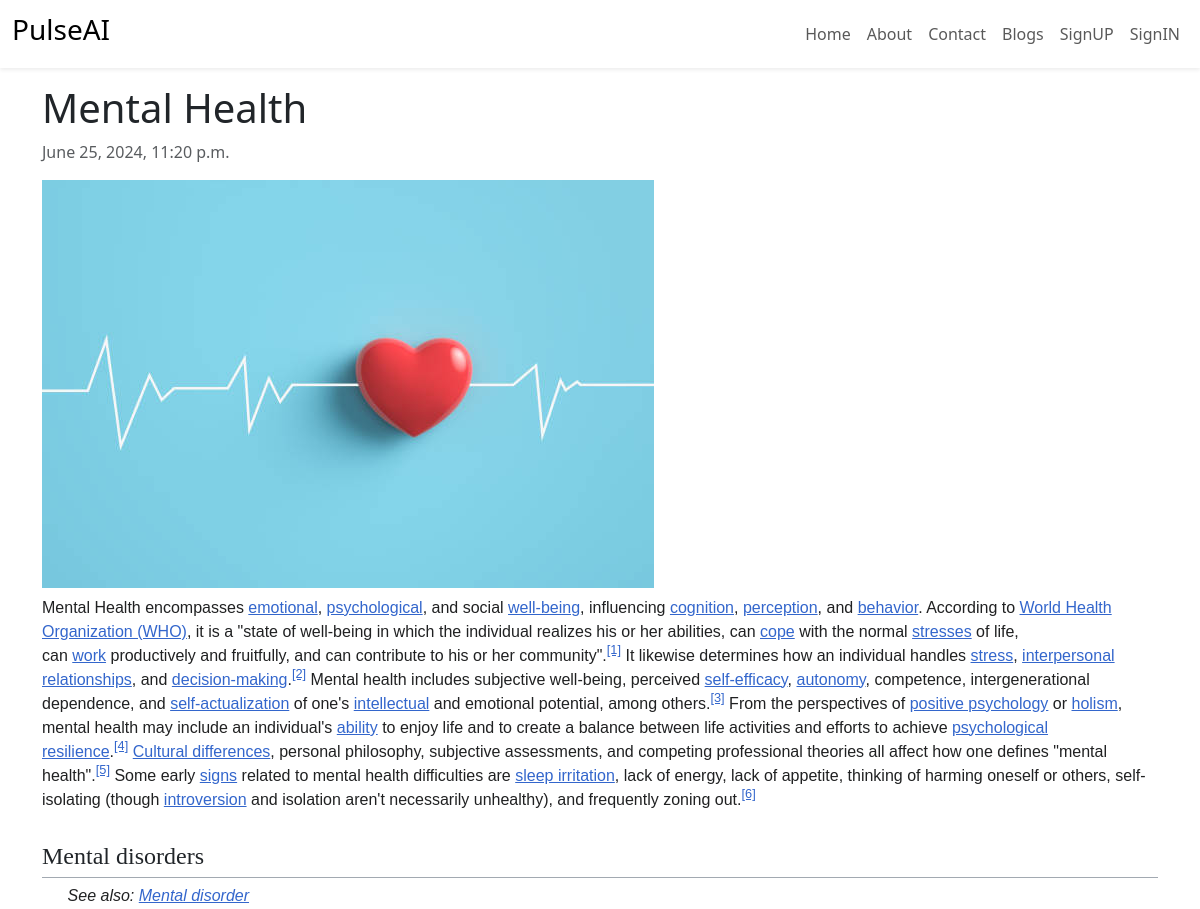
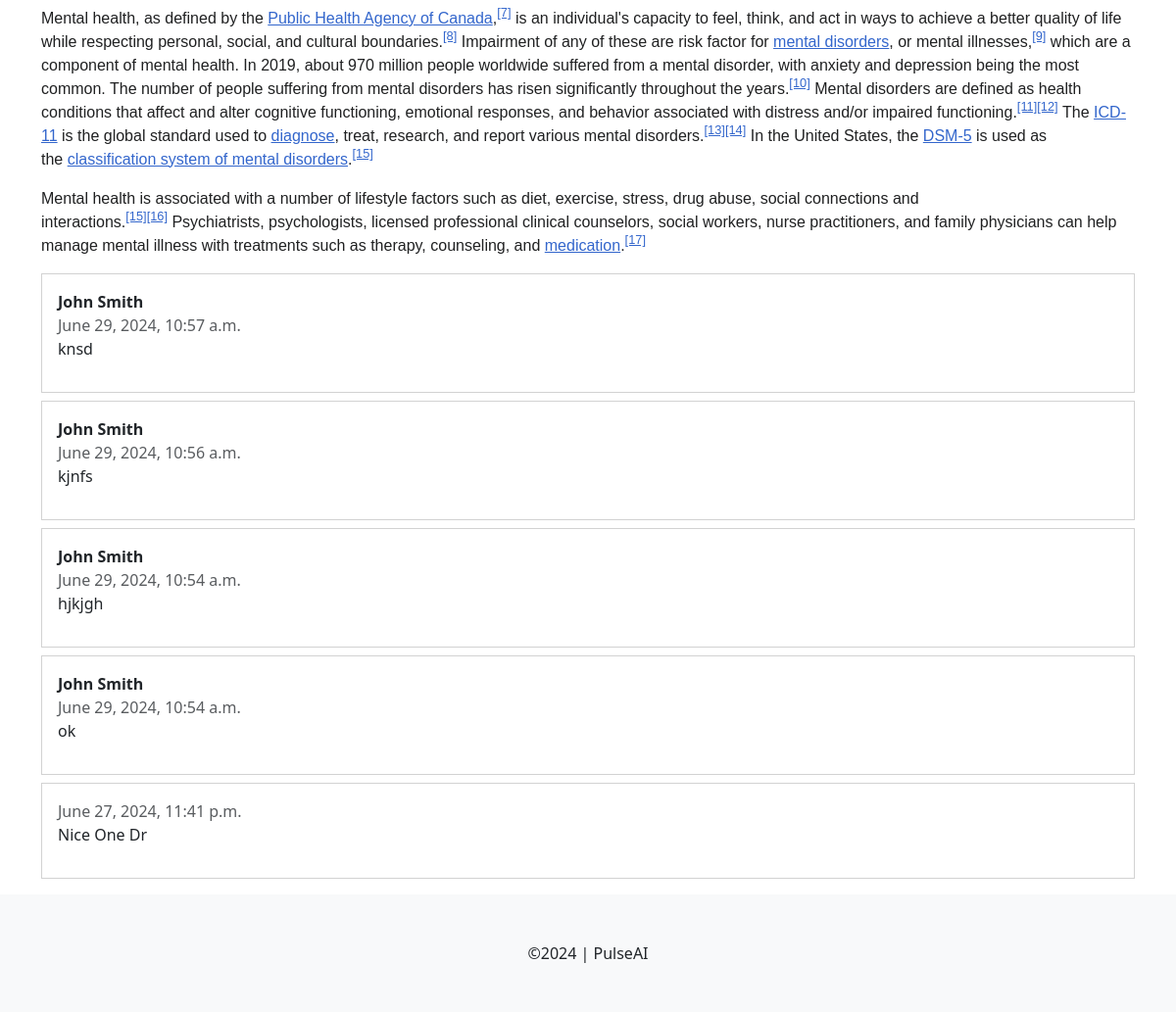
Page /blog/8/ on the committed database (2 pictures, top to bottom).
### blog/models.py (models this page shows, shortened)
class Blog(models.Model):
  category=models.ForeignKey(BlogCategory, on_delete=models.DO_NOTHING)
  title=models.CharField(max_length=500)
  content=models.TextField()
  primary_photo = models.ImageField(upload_to="blog_images")
  yt_video_id = models.CharField(max_length=255,blank=True)
  publish=models.BooleanField(default=True)
  created_at = models.DateTimeField(auto_now_add=True)
  update_at=models.DateTimeField(auto_now=True)

class Comment(models.Model):
  user=models.ForeignKey(User, on_delete=models.CASCADE)
  blog= models.ForeignKey(Blog, on_delete=models.CASCADE)
  comment = models.TextField()
  created_at = models.DateTimeField(auto_now_add=True)

### blog/views.py (the view)
# urls.py: path("blog/<int:bid>/", views.blog_details, name="blog"),
def blog_details(request, bid):
    blog = get_object_or_404(Blog, pk=bid)
    comment = Comment.objects.filter(blog=blog).order_by('-created_at')
    context={
        'blog':blog,
        'comments':comment
    }
    return render(request,'blog/details.html',context)

### templates/blog/details.html (shortened to what this page needs)
{% extends "layout.html" %}
{% load static %}
{% block content %}
<div class="container my-3 blog-details">
    <h1>{{blog.title}}</h1>
    <p class="text-muted">{{blog.created_at}}</p>
    <img src="{{blog.primary_photo.url}}" class="blog-image">
    <div class="blog-content">
        {{blog.content|safe}}
    </div>
    {% for c in comments %}
    <div class="card my-2 rounded-0">
        <div class="card-body">
            <p class="fw-bold mb-0">{{c.user.first_name}} {{c.user.last_name}}</p>
            <span class="text-sm text-muted">{{c.created_at}}</span>
            <p>{{c.comment}}</p>
        </div>
    </div>
    {% endfor %}
</div>
{% endblock %}

### rows in the picture
Blog: title "Mental Health", created_at "June 25, 2024, 11:20 p.m.", primary_photo (picture), content "Mental Health encompasses emotional , psychological , and social well-being , influencing cognition , perception , and behavior . According to World Health Organization (WHO) , it is a \"state of well-being in which the individual realizes his or her abilities, can cope with the normal stresses of life, can work productively and fruitfully, and can contribute to his or her community\". [1] It likewise determines how an individual handles stress , interpersonal relationships , and decision-making . [2] Mental health includes subjective well-being, perceived self-efficacy , autonomy , competence, intergenerational dependence, and self-actualization of one's intellectual and emotional potential,…"
Comment: user.first_name "John", user.last_name "Smith", created_at "June 29, 2024, 10:57 a.m.", comment "knsd"
Comment: user.first_name "John", user.last_name "Smith", created_at "June 29, 2024, 10:56 a.m.", comment "kjnfs"
Comment: user.first_name "John", user.last_name "Smith", created_at "June 29, 2024, 10:54 a.m.", comment "hjkjgh"
Comment: user.first_name "John", user.last_name "Smith", created_at "June 29, 2024, 10:54 a.m.", comment "ok"
Comment: created_at "June 27, 2024, 11:41 p.m.", comment "Nice One Dr"
